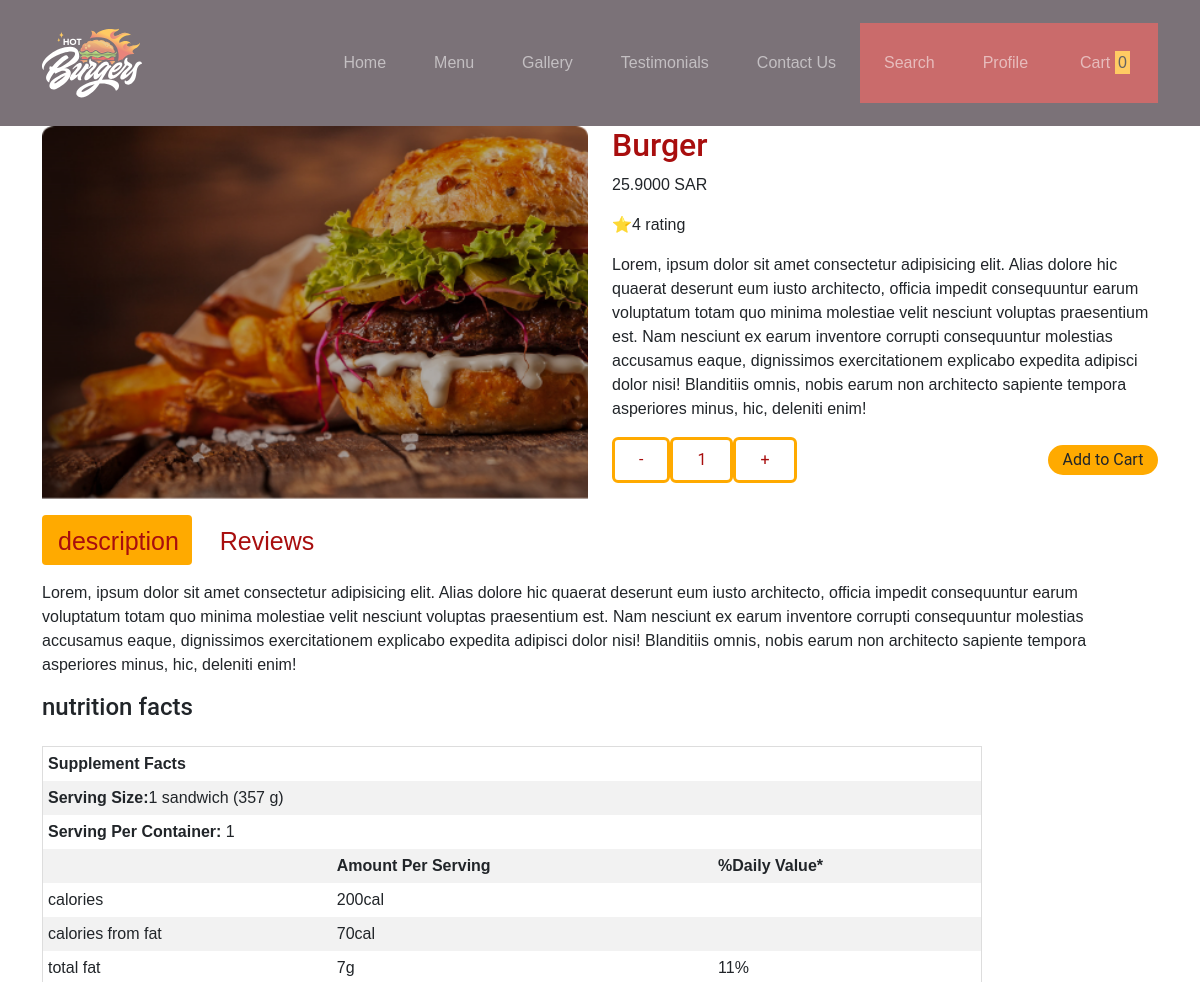
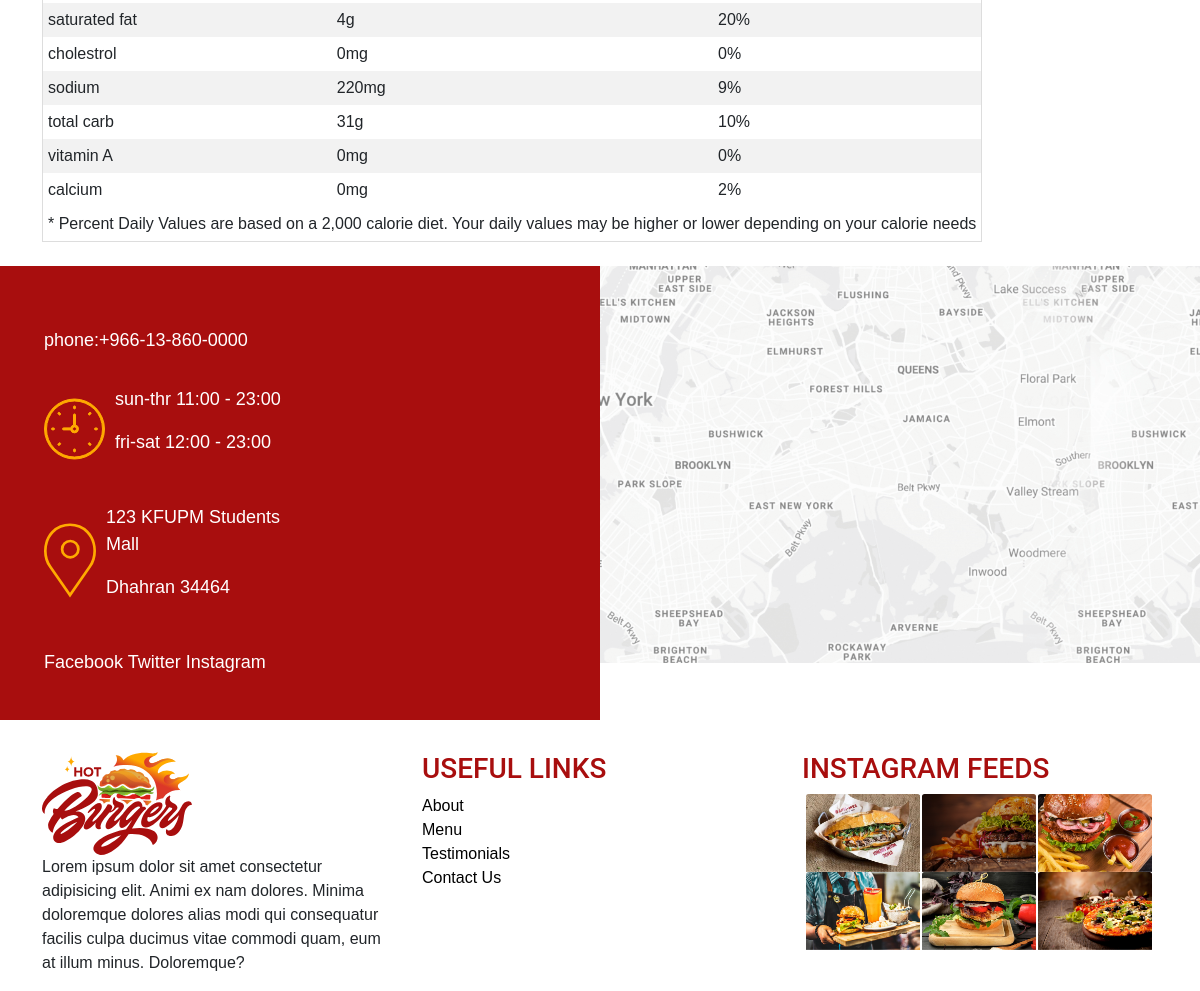
Screenshot of /detail.php?id=2 with the database file from the repository (2 pictures, top to bottom).
### tables this page shows
CREATE TABLE `meal` (
  `id` int(11) NOT NULL,
  `title` varchar(50) NOT NULL,
  `price` decimal(10,4) UNSIGNED NOT NULL,
  `image` varchar(500) NOT NULL,
  `description` varchar(700) NOT NULL
);

### php/meal_db.php (called while the page is built, shortened)
<?php
class Meal_db {
    public $db_connection;
    function __construct(){
        $this-> db_connection = mysqli_connect('127.0.0.1:3306', 'root', '', 'meals');
    }
    function getMealById($id){
        include_once 'php/meal.php';
        $mealo = new Meal();
        $sql = "SELECT * FROM meal WHERE id=$id";
        $result = mysqli_query($this->db_connection, $sql);
        $meal = mysqli_fetch_all($result, MYSQLI_ASSOC);
        return array_merge($meal[0],$mealo->getMealById($id)["nutrition"]);
    }
}
?>

### php/meal.php (called while the page is built, shortened)
<?php
class meal{
public function getMealById($i){
        if($i == 6 OR  $i == 1 OR  $i == 2  OR  $i == 3 OR  $i == 4 OR $i == 5 ) {
            return $this->meals[$i-1];
        }
        else{
            return null;
        }
    }
}

### detail.php (the view, shortened to what this page needs)
<?php
include ('php/meal.php');
include ('php/meal_db.php');
$id =$_GET['id'];
$meal1 = new Meal_db();
$meal_local = new Meal();
$meal_nut = $meal_local->getMealById($id);
$meal = $meal1->getMealById($id);
$nutrition = $meal_nut['nutrition'];
$facts = $nutrition['facts'];
$one = "php/cart.php?id=";
$two = "&back=";
$three = $_SERVER["PHP_SELF"];
$four = "?id=";
?>
<!DOCTYPE html>
<html lang="en">
<head>
  <link rel="stylesheet" href="style.css">
  <link href="https://cdn.jsdelivr.net/npm/bootstrap@5.0.2/dist/css/bootstrap.min.css" rel="stylesheet"
>
</head>
<body>
<?php
        require 'include/inc.header.php';
        ?>
  <div class="container detail-section-start">
    <div class="row">
      <picture class="col-lg-6 col-md-12"><img class="img-fluid w-100" src="images/projectImages/<?php echo $meal['image'] ?>"
          alt="meal<?php echo $id ?>"></picture>
      <div class="col-lg-6 col-md-12 ">
        <div class="meal-info">
          <h2 class="heading-style1"><?php echo $meal['title'] ?></h2>
          <p><?php echo $meal['price'] ?>  SAR</p>
          <p>⭐️<?php echo $meal_nut['rating'] ?> rating</p>
          <p><?php echo $meal['description']?>
          </p>
        </div>
        <div class="meal-buttons">
          <a class="control-btn anchor-style" onclick="decrement()">-</a>
          <a id="num-of-items" class="control-btn anchor-style">1</a>
          <a class="control-btn anchor-style"  onclick="increment()">+</a>
          <a  class="pt-2 ms-auto" href= "<?php echo $one; ?><?php echo $id; ?><?php echo $two; ?><?php echo $three; ?><?php echo $four; ?><?php echo $id; ?>" >
                        <button class="card_cart button-style text-dark" onclick="add_cart_index(<?php echo $id; ?>)">Add to
                        Cart</button>
                    </a>
        </div>
      </div>
    </div>
  </div>
  <div class="container pt-3">
    <ul class="nav nav-pills mb-3" id="pills-tab" role="tablist">
      <li class="nav-item no-hover" role="presentation">
        <button class="nav-link active pillz table-pill" id="pills-home-tab" data-bs-toggle="pill" data-bs-target="#pills-home"
          type="button" role="tab" aria-controls="pills-home" aria-selected="true">description</button>
      </li>
      <li class="nav-item no-hover" role="presentation">
        <button class="nav-link pillz review-pill" id="pills-profile-tab" data-bs-toggle="pill" data-bs-target="#pills-profile"
          type="button" role="tab" aria-controls="pills-profile" aria-selected="false" onclick="showReview(<?php echo $id ?>)">Reviews</button>
      </li>
    </ul>
  </div>
  <div class="tab-content" id="pills-tabContent">
    <div class="tab-pane fade show active" id="pills-home" role="tabpanel" aria-labelledby="pills-home-tab">
      <div class="container" id="description-table">
        <p><?php echo $meal_nut['description'];?></p>
        <h4>nutrition facts</h4>
        <table>
          <thead>
            <tr>
              <td colspan="3"> <strong>Supplement Facts</strong> </td>
            </tr>
            <tr>
              <td colspan="3"><strong>Serving Size:</strong><?php echo $nutrition['serving_size']?></td>
            </tr>
            <tr>
              <td colspan="3"> <strong>Serving Per Container:</strong> <?php echo $nutrition['serving_per_container']?></td>
            </tr>
            <tr>
              <th></th>
              <th align="left">Amount Per Serving</th>
              <th align="left">%Daily Value*</th>
            </tr>
          </thead>
          <tbody>
          <?php
for($i = 0; $i < count($facts); $i++) {
  echo "<tr>";
  $replace = str_replace('_', ' ', $facts[$i]['item']);
  echo "<td>".$replace."</td>";
  echo "<td>".$facts[$i]['amount_per_serving'].$facts[$i]['unit']."</td>";
  echo "<td>".$facts[$i]['daily_value']."</td>";
  echo "</tr>";
}
?>
          </tbody>
          <tfoot>
            <tr>
              <td colspan="3">* Percent Daily Values are based on a 2,000 calorie diet. Your daily values may be higher
                or
                lower depending on your calorie needs</td>
            </tr>
          </tfoot>
        </table>
      </div>
    </div>
  </div>
  <?php
        require 'include/inc.footer.php';
       ?>
</body>
</html>

### style.css (style rules this page uses)
:root { --main-red: #A80E0E; --dark-action-color: #ffaa00; --light-action-color: #FFDD00; }
* { margin: 0; padding: 0; font-family: 'Montserrat', sans-serif; }
h1, h2, h3, h4, h5, h6, button { font-family: 'Roboto', sans-serif; }
.heading-style1 { color: var(--main-red); }
.meal-buttons { display: flex; }
.meal-buttons .control-btn { font-family: 'Roboto', sans-serif; padding: 0.5em 1.5em; background-color: white; color: #A80E0E; border: 3px solid #FFAA00; border-radius: 6px; cursor: pointer; }
.button-style { border-radius: 20px; border-style: none; width: 110px; height: 30px; font-size: 16px; background-color: var(--dark-action-color); color: var(--main-red); cursor: pointer; }
.anchor-style { text-decoration: none; }
button { border-radius: 20px; border-style: none; font-size: 16px; background-color: #FFAA00; color: #A80E0E; cursor: pointer; }
.card_cart { font-family: 'Roboto', sans-serif; color: white; border: 3px solid #FFAA00; border-radius: 2rem; cursor: pointer; }
table, tr, th, td { border: 1px solid #DDD; }
table tr:nth-child(even) { background-color: #f2f2f2; }
table { border-collapse: collapse; margin: 1.5rem 0; }
th, td { padding: 5px; }
.pillz { color: #A80E0E !important; height: 50px; width: 150px; font-size: 25px; font-weight: lighter; }
.nav-link.active { background-color: rgb(255, 170, 0) !important; color: #A80E0E !important; }
.nav-link.active { background-color: #ffaa00 !important; }
.detail-section-start { padding-top: 7.9rem !important; }

### rows the page displays
meal: image (picture), title "Burger", price "25.9000", description "Lorem, ipsum dolor sit amet consectetur adipisicing elit. Alias dolore hic quaerat deserunt eum iusto architecto, officia impedit consequuntur earum voluptatum totam quo minima molestiae velit nesciunt voluptas praesentium est. Nam nesciunt ex earum inventore corrupti consequuntur molestias accusamus eaque, dignissimos exercitationem explicabo expedita adipisci dolor nisi! Blanditiis omnis, nobis earum non architecto sapiente tempora asperiores minus, hic, deleniti enim!"

### other values shown
$meal_nut['rating'] "4"
$nutrition['serving_size'] "1 sandwich (357 g)"
$nutrition['serving_per_container'] "1"
$replace "calories"
$facts[$i]['amount_per_serving'] "200"
$facts[$i]['unit'] "cal"
$replace "calories from fat"
$facts[$i]['amount_per_serving'] "70"
$replace "total fat"
$facts[$i]['amount_per_serving'] "7"
$facts[$i]['unit'] "g"
$facts[$i]['daily_value'] "11%"
$replace "saturated fat"
$facts[$i]['amount_per_serving'] "4"
$facts[$i]['daily_value'] "20%"
